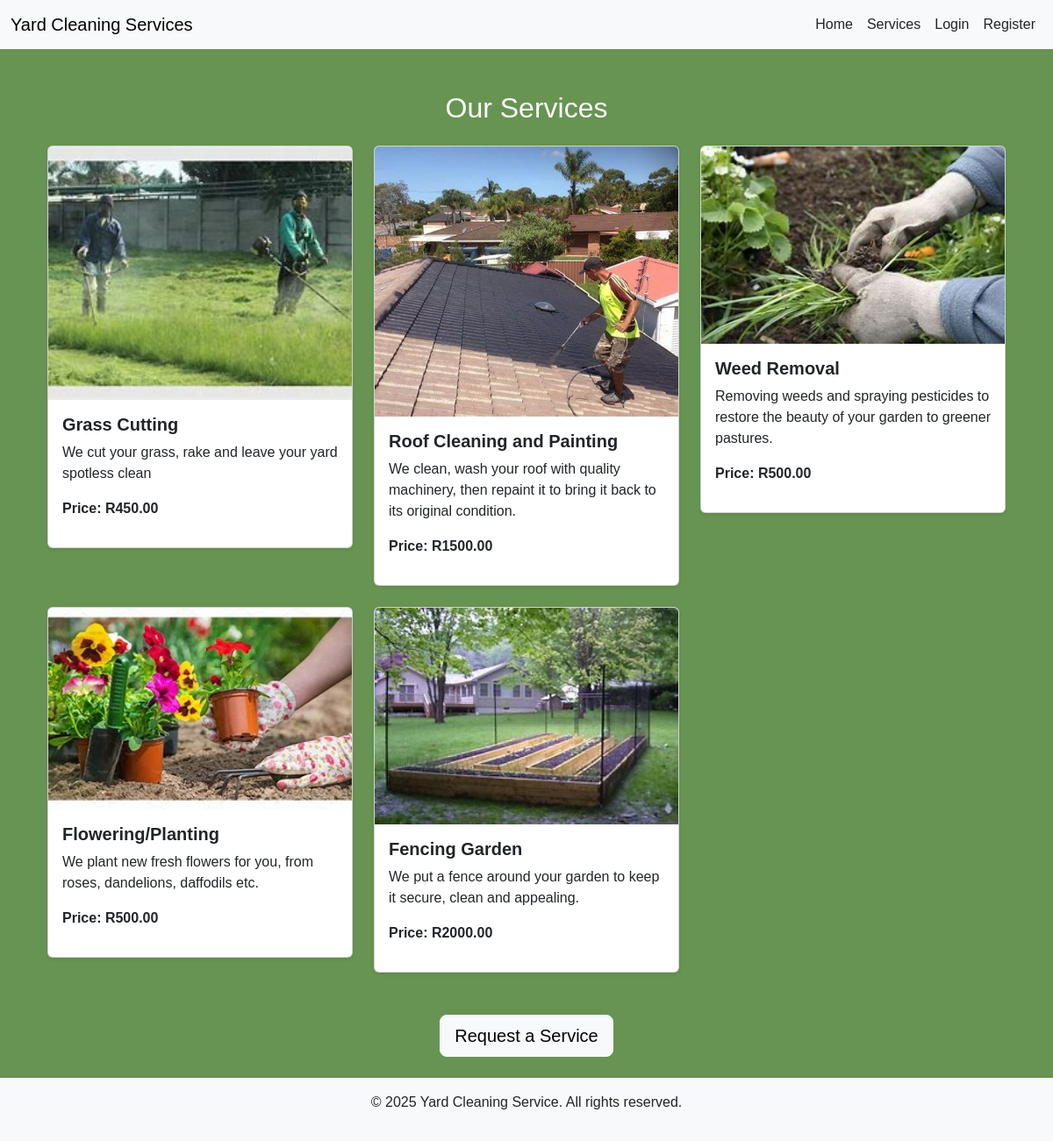
/services/, run on an earlier commit of the app's database.
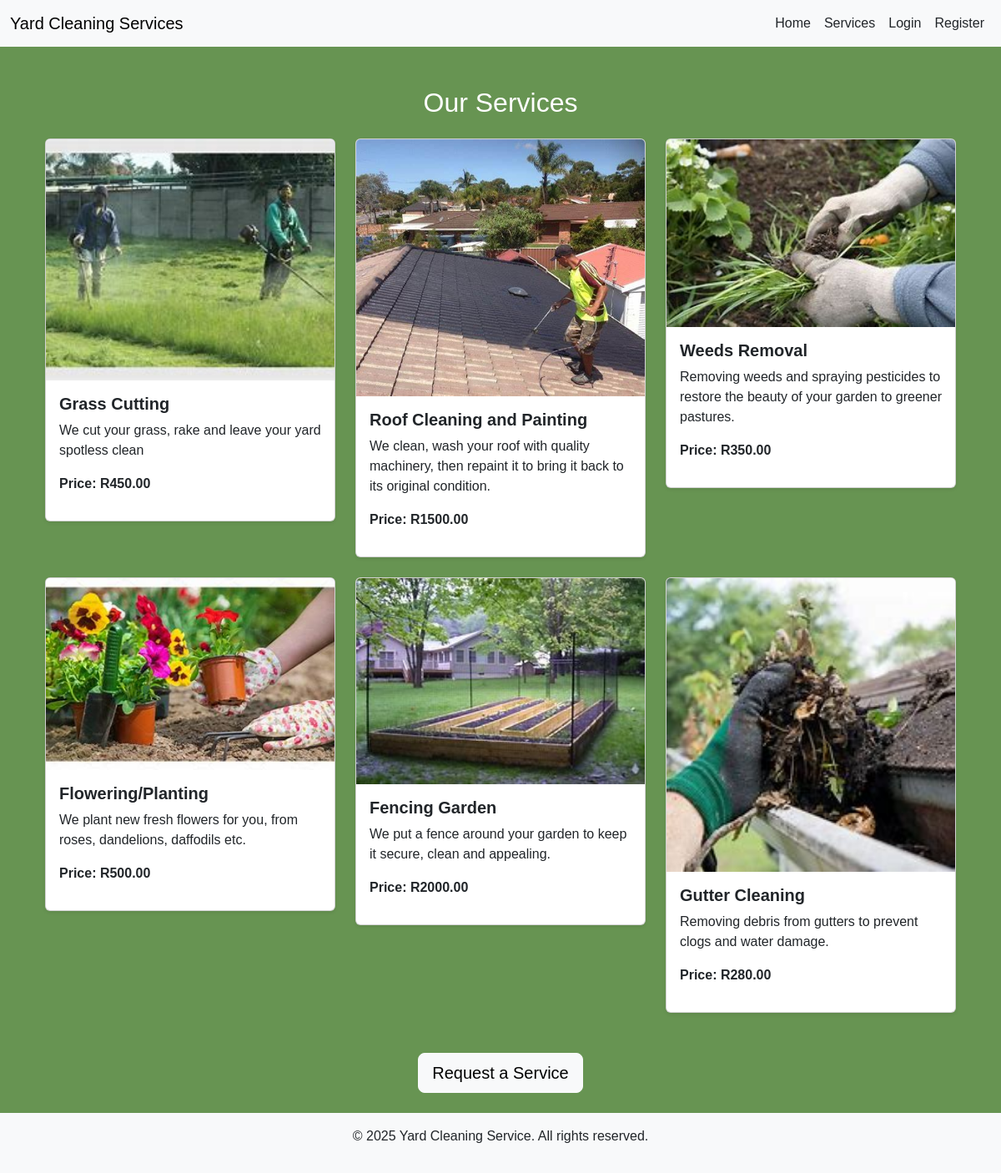
And on a later commit of the database.
### yardapp/models.py (models this page shows, shortened)
class Service(models.Model):
    service_name = models.CharField(max_length=100)
    description = models.TextField()
    price = models.DecimalField(max_digits=10, decimal_places=2)
    image = models.ImageField(upload_to='services_images/', blank=True)

### yardapp/views.py (the view)
# urls.py: path('services/', views.services_view, name='services'), # services url
def services_view(request):
    services = Service.objects.all() # get all services from the database
    return render(request, 'yardapp/services.html', {'services': services})

### yardapp/templates/yardapp/services.html (shortened to what this page needs)
{% extends 'yardapp/base.html' %}
{% block content %}
<div class="container mt-5">
    <h2 class="text-center mb-4 text-white">Our Services</h2>
    <div class="row">
        {% for service in services %}
        <div class="col-md-4 mb-4">
            <div class="card shadow-sm">
                <img src="{{ service.image.url }}" class="card-img-top" alt="{{ service.name }}">
                <div class="card-body">
                    <h5 class="card-title fw-bold">{{ service.service_name }}</h5>
                    <p class="card-text">{{ service.description }}</p>
                    <p class="fw-bold">Price: R{{ service.price }}</p>
                </div>
            </div>
        </div>
        {% endfor %}
    </div>
    <div class="text-center mt-4">
        <a href="{% url 'service_request' %}" class="btn btn-light btn-lg">Request a Service</a>
    </div>
</div>
{% endblock %}

### yardapp/templates/yardapp/base.html (shortened to what this page needs)
<!DOCTYPE html>
<html lang="en">
<head>
    <link href="https://cdn.jsdelivr.net/npm/bootstrap@5.3.0-alpha1/dist/css/bootstrap.min.css" rel="stylesheet">
</head>
<body>
    <nav class="navbar navbar-expand-lg navbar-light bg-light text-dark">
        <div class="container-fluid">
            <a class="navbar-brand" href="/">Yard Cleaning Services</a>
            <div class="collapse navbar-collapse" id="navbarNav">
                <ul class="navbar-nav ms-auto">
                    <li class="nav-item text-dark"><a class="nav-link text-dark" href="/">Home</a></li>
                    <li class="nav-item"><a class="nav-link text-dark" href="/services/">Services</a></li>
                    {% if user.is_authenticated %}
                        <li class="nav-item"><a class="nav-link text-dark" href="/profile/">Profile</a></li>
                        <li class="nav-item"><a class="nav-link text-dark" href="/logout/">Logout</a></li>
                    {% else %}
                        <li class="nav-item"><a class="nav-link text-dark" href="/login/">Login</a></li>
                        <li class="nav-item"><a class="nav-link text-dark" href="/register/">Register</a></li>
                    {% endif %}
                </ul>
            </div>
        </div>
    </nav>
    <div class="container mt-4">
        {% block content %}
        {% endblock %}
    </div>
    <footer class="bg-light text-center py-3 mt-4">
        <p>&copy; 2025 Yard Cleaning Service. All rights reserved.</p>
    </footer>
</body>
</html>

### yardapp/templates/yardapp/base.html (style rules this page uses)
body { font-family: Arial, sans-serif; background-color: #679452; }

What changed in the data, as far as the page shows it:
changed Service: service_name "Weed Removal" → "Weeds Removal"; price "500.00" → "350.00"
added Service: image (picture), service_name "Gutter Cleaning", description "Removing debris from gutters to prevent clogs and water damage.", price "280.00"
